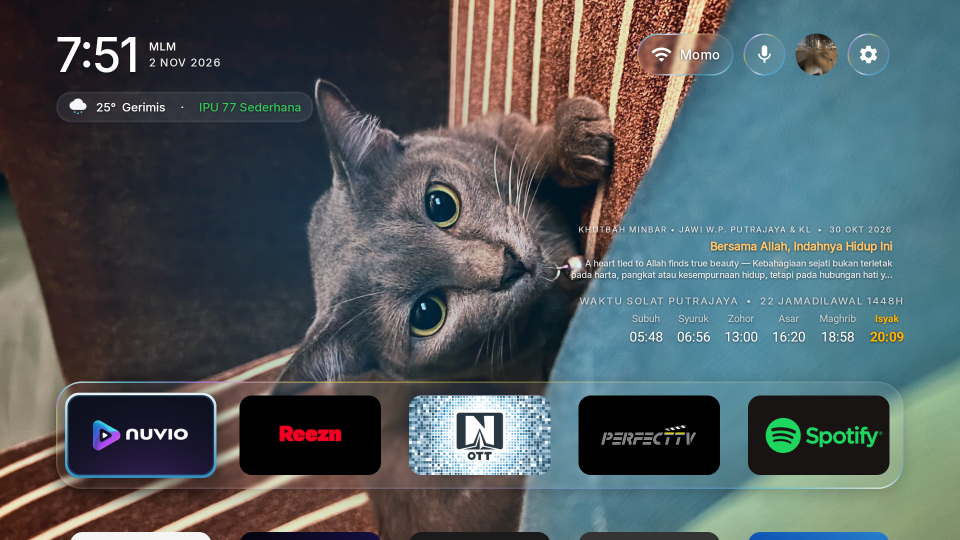
#> input picture docs/screenshots/home-live.png, 1920 x 1080 px (shown at 1/2 size)
$ python create_poster.py
#> lines starting #> are read from the running program, lines starting #| are printed output that depends on the picture
import os
import math
from PIL import Image, ImageDraw, ImageFont, ImageFilter

WIDTH = 1920
HEIGHT = 1080

# [69 lines left out: functions create_rounded_rect_mask, draw_bezel_window, not called in this run]

def main():
    repo_root = os.path.dirname(os.path.dirname(os.path.abspath(__file__)))
    assets_dir = os.path.join(repo_root, "docs", "screenshots")
    font_path = os.path.join(repo_root, "launcher", "app", "src", "main", "res", "font", "outfit.ttf")

    # Load fonts
    font_title = ImageFont.truetype(font_path, 42)
    font_subtitle = ImageFont.truetype(font_path, 17)
    font_badge = ImageFont.truetype(font_path, 13)
    font_pill = ImageFont.truetype(font_path, 12)
    font_stat_val = ImageFont.truetype(font_path, 21)
    font_stat_lbl = ImageFont.truetype(font_path, 11)
    font_footer_title = ImageFont.truetype(font_path, 13)
    font_footer_desc = ImageFont.truetype(font_path, 12)

    # Create base image RGBA
    img = Image.new('RGBA', (WIDTH, HEIGHT), (8, 13, 24, 255))
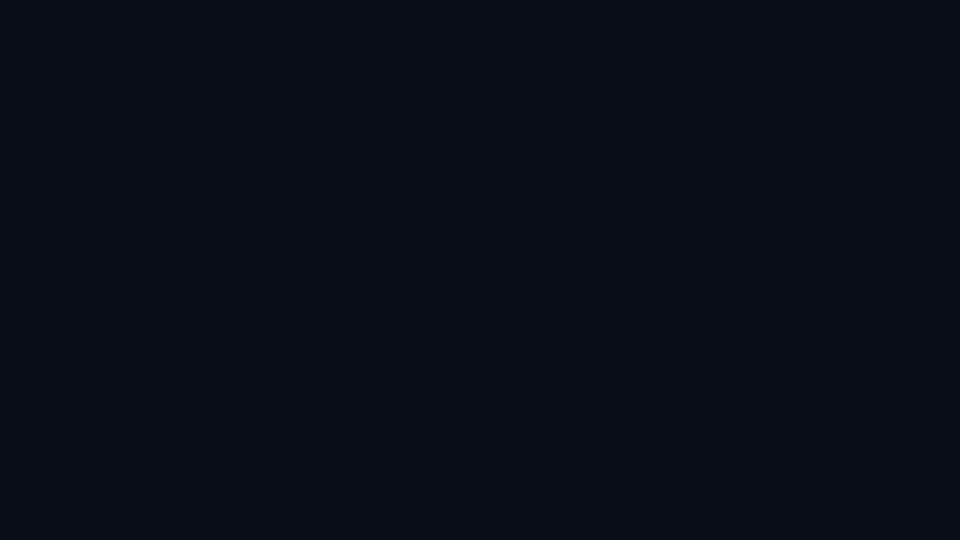
#> img: PIL image 1920x1080 RGBA (shown at 1/2 size); mean R, G, B, A 8, 13, 24, 255
    draw = ImageDraw.Draw(img)

    # Base dark gradient
    for y in range(HEIGHT):
        ratio = y / HEIGHT
        r = int(9 * (1 - ratio) + 4 * ratio)
        g = int(14 * (1 - ratio) + 6 * ratio)
        b = int(26 * (1 - ratio) + 12 * ratio)
        draw.line([(0, y), (WIDTH, y)], fill=(r, g, b, 255))

    # Ambient glowing orbs
    glow_layer = Image.new('RGBA', (WIDTH, HEIGHT), (0, 0, 0, 0))
#> glow_layer: PIL image 1920x1080 RGBA; every value is 0
    gdraw = ImageDraw.Draw(glow_layer)
    gdraw.ellipse([( -150, -100), (450, 500)], fill=(56, 189, 248, 45))
    gdraw.ellipse([(1450, -100), (2050, 500)], fill=(16, 185, 129, 40))
    gdraw.ellipse([(600, 250), (1320, 970)], fill=(37, 99, 235, 35))
    gdraw.ellipse([(1300, 700), (2000, 1200)], fill=(245, 158, 11, 35))
    glow_layer = glow_layer.filter(ImageFilter.GaussianBlur(120))
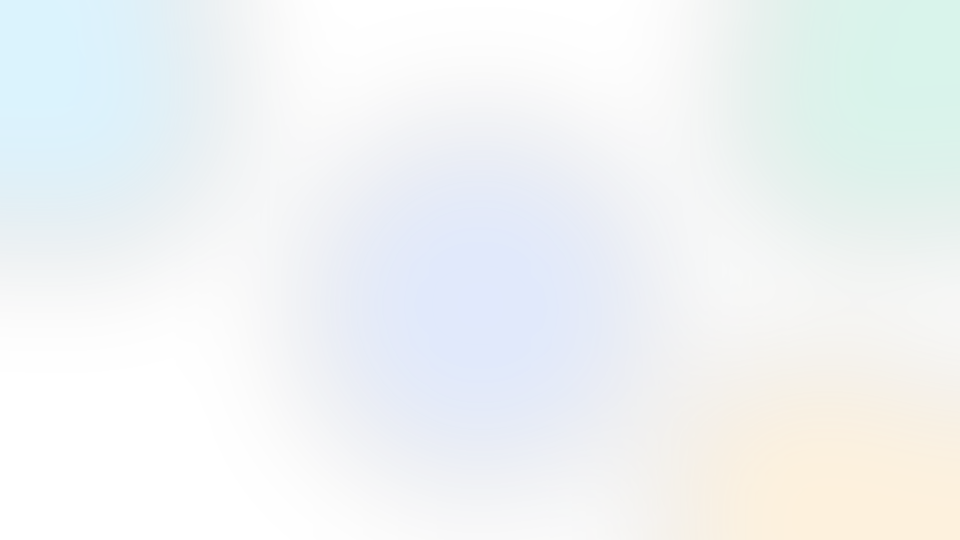
#> glow_layer: PIL image 1920x1080 RGBA (shown at 1/2 size); mean R, G, B, A 38.4, 71.3, 83.4, 18.6; transparent parts drawn white
    img.alpha_composite(glow_layer)
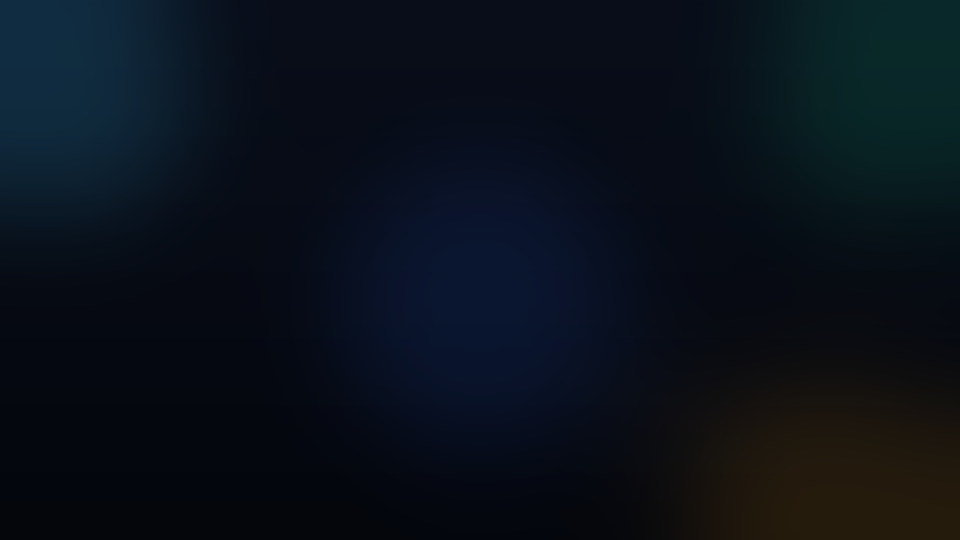
#> img: PIL image 1920x1080 RGBA (shown at 1/2 size); mean R, G, B, A 9.6, 16.6, 25.9, 255

    # Load Project Screenshots (100% strictly from this project)
    img_home = Image.open(f"{assets_dir}/home-live.png").convert("RGBA")
#> img_home is the input picture: PIL image 1920x1080 RGBA; mean R, G, B, A 81.1, 90.4, 93.6, 255
    img_weather = Image.open(f"{assets_dir}/weather-live.png").convert("RGBA")
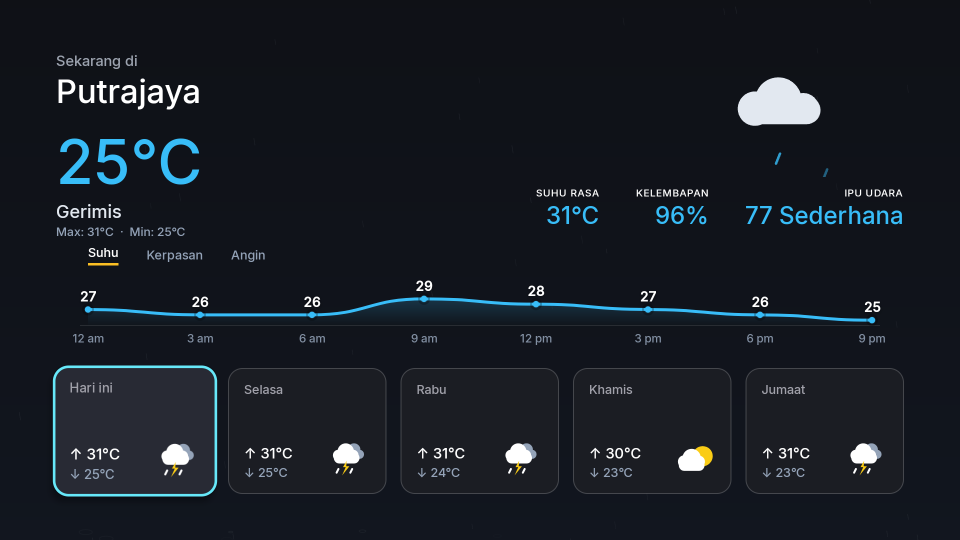
#> input picture docs/screenshots/weather-live.png, 1920 x 1080 px (shown at 1/2 size)
#> img_weather is the input picture: PIL image 1920x1080 RGBA; mean R, G, B, A 24.2, 29, 36.5, 255
    img_khutbah = Image.open(f"{assets_dir}/khutbah-detail-dialog.png").convert("RGBA")
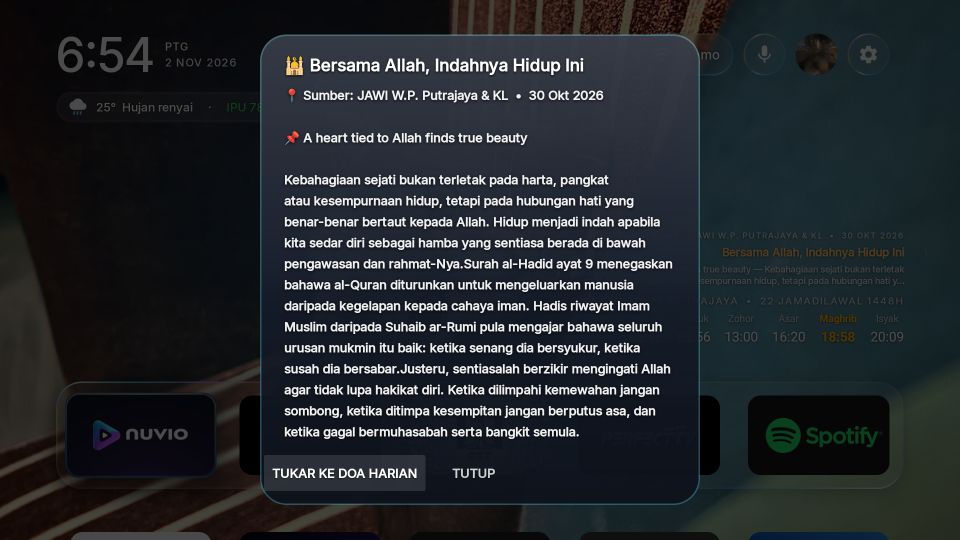
#> input picture docs/screenshots/khutbah-detail-dialog.png, 1920 x 1080 px (shown at 1/2 size)
#> img_khutbah is the input picture: PIL image 1920x1080 RGBA; mean R, G, B, A 35.6, 40.2, 44.3, 255
#> (the run stopped early here; a loop or call above may not have finished)
